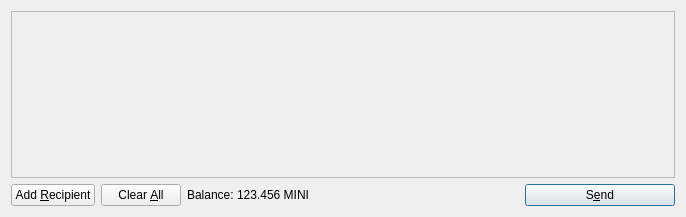
<?xml version="1.0" encoding="UTF-8"?>
<ui version="4.0">
 <class>SendCoinsDialog</class>
 <widget class="QDialog" name="SendCoinsDialog">
  <property name="geometry">
   <rect>
    <x>0</x>
    <y>0</y>
    <width>686</width>
    <height>217</height>
   </rect>
  </property>
  <property name="windowTitle">
   <string>Send Coins</string>
  </property>
  <layout class="QVBoxLayout" name="verticalLayout">
   <item>
    <widget class="QScrollArea" name="scrollArea">
     <property name="widgetResizable">
      <bool>true</bool>
     </property>
     <widget class="QWidget" name="scrollAreaWidgetContents">
      <property name="geometry">
       <rect>
        <x>0</x>
        <y>0</y>
        <width>666</width>
        <height>165</height>
       </rect>
      </property>
      <layout class="QVBoxLayout" name="verticalLayout_2">
       <property name="margin">
        <number>0</number>
       </property>
       <item>
        <layout class="QVBoxLayout" name="entries">
         <property name="spacing">
          <number>6</number>
         </property>
        </layout>
       </item>
       <item>
        <spacer name="verticalSpacer">
         <property name="orientation">
          <enum>Qt::Vertical</enum>
         </property>
         <property name="sizeHint" stdset="0">
          <size>
           <width>20</width>
           <height>40</height>
          </size>
         </property>
        </spacer>
       </item>
      </layout>
     </widget>
    </widget>
   </item>
   <item>
    <layout class="QHBoxLayout" name="horizontalLayout">
     <item>
      <widget class="QPushButton" name="addButton">
       <property name="toolTip">
        <string>Send to multiple recipients at once</string>
       </property>
       <property name="text">
        <string>Add &amp;Recipient</string>
       </property>
       <property name="icon">
        <iconset resource="../bitcoin.qrc">
         <normaloff>:/icons/add</normaloff>:/icons/add</iconset>
       </property>
       <property name="autoDefault">
        <bool>false</bool>
       </property>
      </widget>
     </item>
     <item>
      <widget class="QPushButton" name="clearButton">
       <property name="sizePolicy">
        <sizepolicy hsizetype="Minimum" vsizetype="Fixed">
         <horstretch>0</horstretch>
         <verstretch>0</verstretch>
        </sizepolicy>
       </property>
       <property name="toolTip">
        <string>Remove all transaction fields</string>
       </property>
       <property name="text">
        <string>Clear &amp;All</string>
       </property>
       <property name="icon">
        <iconset resource="../bitcoin.qrc">
         <normaloff>:/icons/remove</normaloff>:/icons/remove</iconset>
       </property>
       <property name="autoRepeatDelay">
        <number>300</number>
       </property>
       <property name="autoDefault">
        <bool>false</bool>
       </property>
      </widget>
     </item>
     <item>
      <layout class="QHBoxLayout" name="horizontalLayout_2">
       <property name="spacing">
        <number>3</number>
       </property>
       <item>
        <widget class="QLabel" name="label">
         <property name="text">
          <string>Balance:</string>
         </property>
        </widget>
       </item>
       <item>
        <widget class="QLabel" name="labelBalance">
         <property name="cursor">
          <cursorShape>IBeamCursor</cursorShape>
         </property>
         <property name="text">
          <string>123.456 MINI</string>
         </property>
         <property name="textInteractionFlags">
          <set>Qt::LinksAccessibleByMouse|Qt::TextSelectableByKeyboard|Qt::TextSelectableByMouse</set>
         </property>
        </widget>
       </item>
      </layout>
     </item>
     <item>
      <spacer name="horizontalSpacer">
       <property name="orientation">
        <enum>Qt::Horizontal</enum>
       </property>
       <property name="sizeHint" stdset="0">
        <size>
         <width>40</width>
         <height>20</height>
        </size>
       </property>
      </spacer>
     </item>
     <item>
      <widget class="QPushButton" name="sendButton">
       <property name="minimumSize">
        <size>
         <width>150</width>
         <height>0</height>
        </size>
       </property>
       <property name="toolTip">
        <string>Confirm the send action</string>
       </property>
       <property name="text">
        <string>S&amp;end</string>
       </property>
       <property name="icon">
        <iconset resource="../bitcoin.qrc">
         <normaloff>:/icons/send</normaloff>:/icons/send</iconset>
       </property>
       <property name="default">
        <bool>true</bool>
       </property>
      </widget>
     </item>
    </layout>
   </item>
  </layout>
 </widget>
 <resources>
  <include location="../bitcoin.qrc"/>
 </resources>
 <connections/>
</ui>
